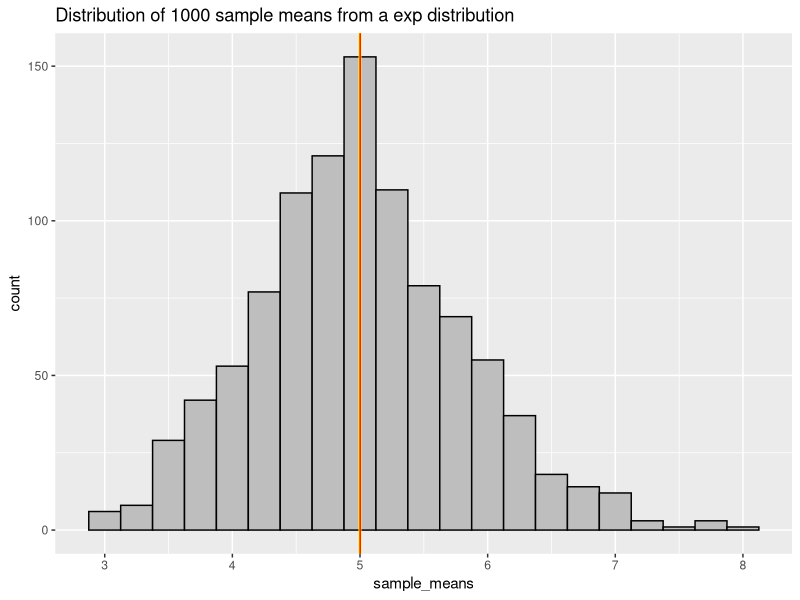
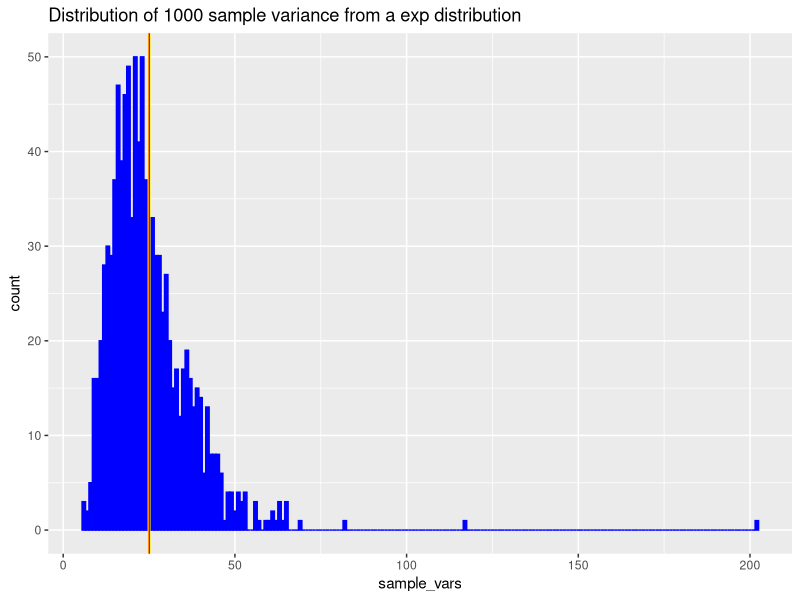
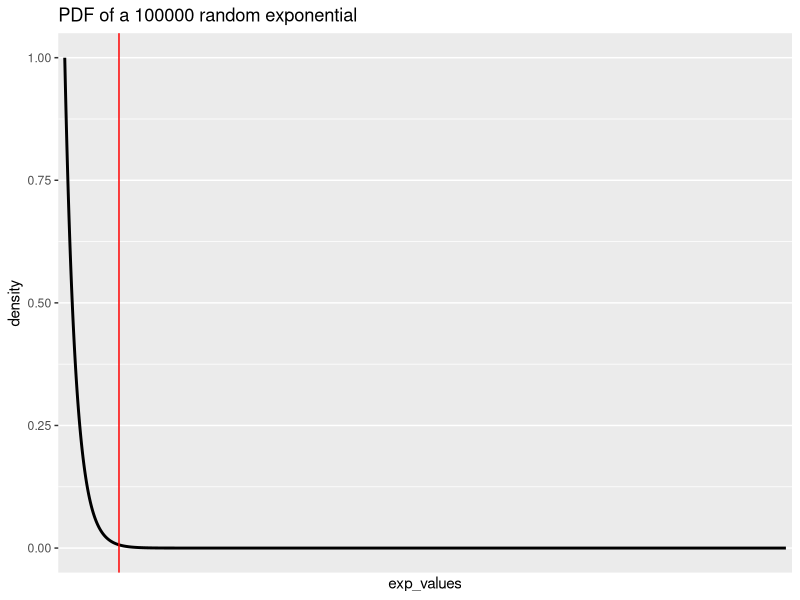

These charts were generated, in order, by the following R code:
## ---- chunk 1
require(ggplot2)
library(rpart)
options(digits=3)
setwd("/Users/Americo/Documents/Education/Data_science/Coursera/Statinference/project")
## ---- chunk 2
set.seed(1912)
# the 1000 samples
exp_sam <- matrix(nrow = 1000, ncol = 40)
for (i in 1:1000) {
        exp_sam[i,] <- rexp(n = 40, rate = 0.2)    
}
#the 100000 observations sample
exp_values <- rexp(n = 100000, rate = 0.2)
exp_dist <- data.frame(exp_values, density = dexp(exp_values))
## ---- chunk 3
sample_means <- apply(exp_sam, 1, mean)
samples_mean <- mean(sample_means)
theoretical_mean <- 1/0.2
ggplot(data.frame(x = sample_means), aes(x = sample_means)) +
        geom_histogram(binwidth = 0.25, colour="black", fill = "gray") + 
        geom_vline(xintercept = c(theoretical_mean, samples_mean),  colour = c("yellow", "red"), size = c(1, 0.5)) +
        ggtitle(label = "Distribution of 1000 sample means from a exp distribution")
## ---- chunk 4
sample_means_var <- var(sample_means)
theoretical_mean_var <- ((1/0.2)^2)/40
## ---- chunk 5
sample_vars <- apply(exp_sam, 1, var)
samples_var <- mean(sample_vars)
theoretical_var <- (1/0.2)^2
ggplot(data.frame(x = sample_vars), aes(x = sample_vars)) +
        geom_histogram(binwidth = 1, colour="blue", fill = "blue") + 
        geom_vline(xintercept = c(theoretical_var, samples_var),  colour = c("yellow", "red"), size = c(1, 0.5)) +
        ggtitle(label = "Distribution of 1000 sample variance from a exp distribution")
## ---- chunk 6
ggplot(data = exp_dist, aes(x = exp_values, y = density)) + 
        geom_line(size = 1) + 
        ggtitle(label = "PDF of a 100000 random exponential") + 
        scale_x_discrete(breaks = seq(0, max(exp_values), 5)) +
        geom_vline (xintercept = mean(exp_dist$exp_values), colour = "red")
dist_mean <- mean(exp_dist$exp_values)
